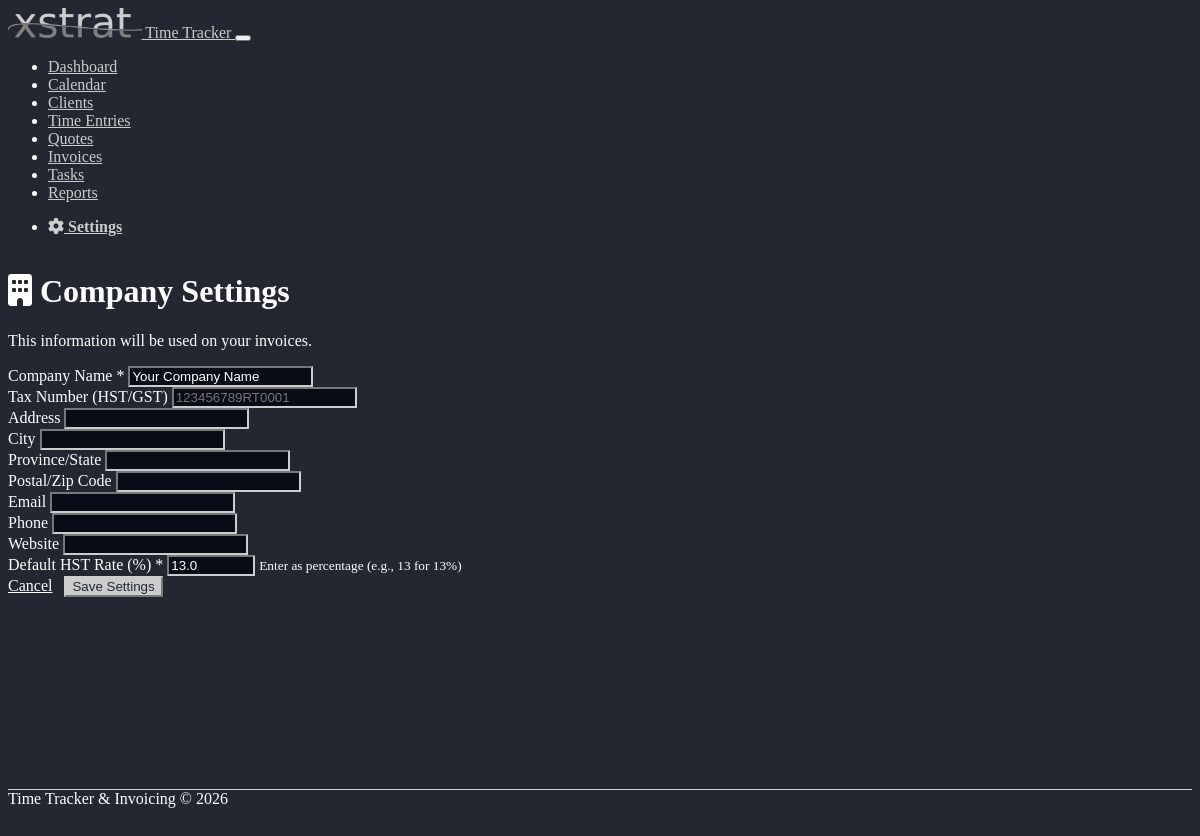
The page /company-settings on the database as committed earlier.
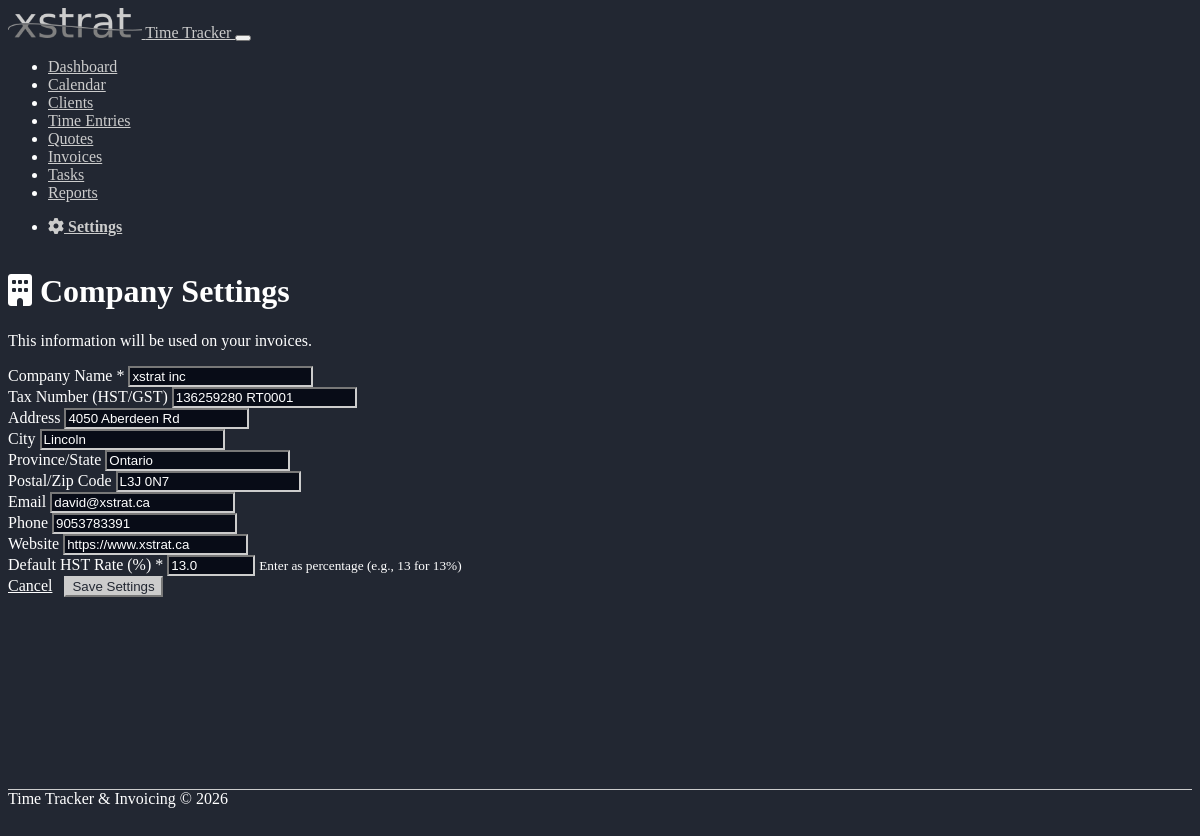
The same page on the database as committed later.
### models.py (models this page shows, shortened)
class CompanySettings(db.Model):
    id = db.Column(db.Integer, primary_key=True)
    company_name = db.Column(db.String(100), nullable=False)
    address = db.Column(db.Text, nullable=True)
    city = db.Column(db.String(50), nullable=True)
    province = db.Column(db.String(50), nullable=True)
    postal_code = db.Column(db.String(20), nullable=True)
    phone = db.Column(db.String(20), nullable=True)
    email = db.Column(db.String(100), nullable=True)
    website = db.Column(db.String(100), nullable=True)
    tax_number = db.Column(db.String(50), nullable=True)  # For HST/GST number
    default_hst_rate = db.Column(db.Float, nullable=False, default=0.13)
    created_at = db.Column(db.DateTime, default=datetime.utcnow)
    updated_at = db.Column(db.DateTime, default=datetime.utcnow, onupdate=datetime.utcnow)

### routes.py (the view, shortened to what this page needs)
@app.route('/company-settings', methods=['GET', 'POST'])
def company_settings():
    company = CompanySettings.query.first()
    return render_template('company_settings.html', company=company)

### routes.py (called while the page is built)
@app.context_processor
def utility_processor():
    def current_year():
        return datetime.now().year
    return dict(current_year=current_year)

### templates/company_settings.html (shortened to what this page needs)
{% extends 'layout.html' %}
{% block content %}
<div class="row mb-4">
    <div class="col-md-12">
        <h1><i class="fas fa-building"></i> Company Settings</h1>
        <p class="text-muted">This information will be used on your invoices.</p>
    </div>
</div>
<div class="row">
    <div class="col-md-12">
        <div class="card">
            <div class="card-body">
                <form method="post" action="{{ url_for('company_settings') }}">
                    <div class="row mb-3">
                        <div class="col-md-6">
                            <label for="company_name" class="form-label">Company Name *</label>
                            <input type="text" class="form-control" id="company_name" name="company_name" value="{{ company.company_name }}" required>
                        </div>
                        <div class="col-md-6">
                            <label for="tax_number" class="form-label">Tax Number (HST/GST)</label>
                            <input type="text" class="form-control" id="tax_number" name="tax_number" value="{{ company.tax_number or '' }}" placeholder="123456789RT0001">
                        </div>
                    </div>
                    <div class="row mb-3">
                        <div class="col-md-12">
                            <label for="address" class="form-label">Address</label>
                            <input type="text" class="form-control" id="address" name="address" value="{{ company.address or '' }}">
                        </div>
                    </div>
                    <div class="row mb-3">
                        <div class="col-md-4">
                            <label for="city" class="form-label">City</label>
                            <input type="text" class="form-control" id="city" name="city" value="{{ company.city or '' }}">
                        </div>
                        <div class="col-md-4">
                            <label for="province" class="form-label">Province/State</label>
                            <input type="text" class="form-control" id="province" name="province" value="{{ company.province or '' }}">
                        </div>
                        <div class="col-md-4">
                            <label for="postal_code" class="form-label">Postal/Zip Code</label>
                            <input type="text" class="form-control" id="postal_code" name="postal_code" value="{{ company.postal_code or '' }}">
                        </div>
                    </div>
                    <div class="row mb-3">
                        <div class="col-md-6">
                            <label for="email" class="form-label">Email</label>
                            <input type="email" class="form-control" id="email" name="email" value="{{ company.email or '' }}">
                        </div>
                        <div class="col-md-6">
                            <label for="phone" class="form-label">Phone</label>
                            <input type="tel" class="form-control" id="phone" name="phone" value="{{ company.phone or '' }}">
                        </div>
                    </div>
                    <div class="row mb-3">
                        <div class="col-md-6">
                            <label for="website" class="form-label">Website</label>
                            <input type="url" class="form-control" id="website" name="website" value="{{ company.website or '' }}">
                        </div>
                        <div class="col-md-6">
                            <label for="default_hst_rate" class="form-label">Default HST Rate (%) *</label>
                            <input type="number" min="0" max="100" step="0.01" class="form-control" id="default_hst_rate" name="default_hst_rate" value="{{ company.default_hst_rate * 100 }}" required>
                            <small class="form-text text-muted">Enter as percentage (e.g., 13 for 13%)</small>
                        </div>
                    </div>
                    <div class="text-end">
                        <a href="{{ url_for('index') }}" class="btn btn-secondary">Cancel</a>
                        <button type="submit" class="btn btn-primary">Save Settings</button>
                    </div>
                </form>
            </div>
        </div>
    </div>
</div>
{% endblock %}

### templates/layout.html (shortened to what this page needs)
<!DOCTYPE html>
<html lang="en" data-bs-theme="dark">
<head>
    <link rel="stylesheet" href="https://cdn.replit.com/agent/bootstrap-agent-dark-theme.min.css">
    <link rel="stylesheet" href="https://cdnjs.cloudflare.com/ajax/libs/font-awesome/6.0.0/css/all.min.css">
    <link rel="stylesheet" href="{{ url_for('static', filename='css/custom.css') }}">
</head>
<body style="background-color: #222732; color: white;">
    <nav class="navbar navbar-expand-lg navbar-dark bg-dark mb-4">
        <div class="container">
            <a class="navbar-brand" href="{{ url_for('index') }}">
                <img src="{{ url_for('static', filename='images/logo.png') }}" alt="Xstrat Logo" height="30" class="d-inline-block align-top me-2">
                Time Tracker
            </a>
            <button class="navbar-toggler" type="button" data-bs-toggle="collapse" data-bs-target="#navbarNav">
            </button>
            <div class="collapse navbar-collapse" id="navbarNav">
                <ul class="navbar-nav me-auto">
                    <li class="nav-item">
                        <a class="nav-link" href="{{ url_for('index') }}">Dashboard</a>
                    </li>
                    <li class="nav-item">
                        <a class="nav-link" href="{{ url_for('calendar') }}">Calendar</a>
                    </li>
                    <li class="nav-item">
                        <a class="nav-link" href="{{ url_for('clients') }}">Clients</a>
                    </li>
                    <li class="nav-item">
                        <a class="nav-link" href="{{ url_for('time_entries') }}">Time Entries</a>
                    </li>
                    <li class="nav-item">
                        <a class="nav-link" href="{{ url_for('quotes') }}">Quotes</a>
                    </li>
                    <li class="nav-item">
                        <a class="nav-link" href="{{ url_for('invoices') }}">Invoices</a>
                    </li>
                    <li class="nav-item">
                        <a class="nav-link" href="{{ url_for('tasks') }}">Tasks</a>
                    </li>
                    <li class="nav-item">
                        <a class="nav-link" href="{{ url_for('reports') }}">Reports</a>
                    </li>
                </ul>
                <ul class="navbar-nav">
                    <li class="nav-item">
                        <a class="nav-link" href="{{ url_for('company_settings') }}">
                            <i class="fas fa-cog"></i> Settings
                        </a>
                    </li>
                </ul>
            </div>
        </div>
    </nav>
    <div class="container">
        {% block content %}{% endblock %}
    </div>
    <footer class="footer mt-5 py-3 bg-dark">
        <div class="container text-center">
            <span class="text-muted">Time Tracker & Invoicing &copy; {{ current_year() }}</span>
        </div>
    </footer>
</body>
</html>

### static/css/custom.css (style rules this page uses)
:root { --primary-color: #222732; --secondary-color: #cccccc; --white-color: #ffffff; --bs-primary: var(--primary-color); --bs-secondary: var(--secondary-color); }
.bg-dark { background-color: var(--primary-color) !important; }
.btn-primary { background-color: var(--secondary-color) !important; border-color: var(--secondary-color) !important; color: var(--primary-color) !important; }
.btn-secondary { background-color: var(--primary-color) !important; border-color: var(--primary-color) !important; color: var(--white-color) !important; }
.card { background-color: var(--primary-color) !important; border-color: var(--secondary-color) !important; }
.navbar-dark { background-color: var(--primary-color) !important; }
.footer { background-color: var(--primary-color) !important; border-top: 1px solid var(--secondary-color); }
a { color: var(--secondary-color); }
.nav-link.active { color: var(--secondary-color) !important; font-weight: bold; }
.form-control, .form-select { background-color: rgb(8, 12, 23) !important; border-color: var(--secondary-color) !important; color: white !important; }
body { padding-bottom: 70px; }
.card { margin-bottom: 1.5rem; }
.btn + .btn { margin-left: 0.5rem; }
html, body { min-height: 100vh; }
body { display: flex; flex-direction: column; }
.container { flex: 1; }
.footer { margin-top: auto; }

Rows that differ between the two databases and show on the page:
changed CompanySettings: company_name "Your Company Name" → "xstrat inc"; tax_number (not shown) → "136259280 RT0001"; address (not shown) → "4050 Aberdeen Rd"; city (not shown) → "Lincoln"; province (not shown) → "Ontario"; postal_code (not shown) → "L3J 0N7"; email (not shown) → "david@xstrat.ca"; phone (not shown) → "9053783391"; website (not shown) → "https://www.xstrat.ca"
